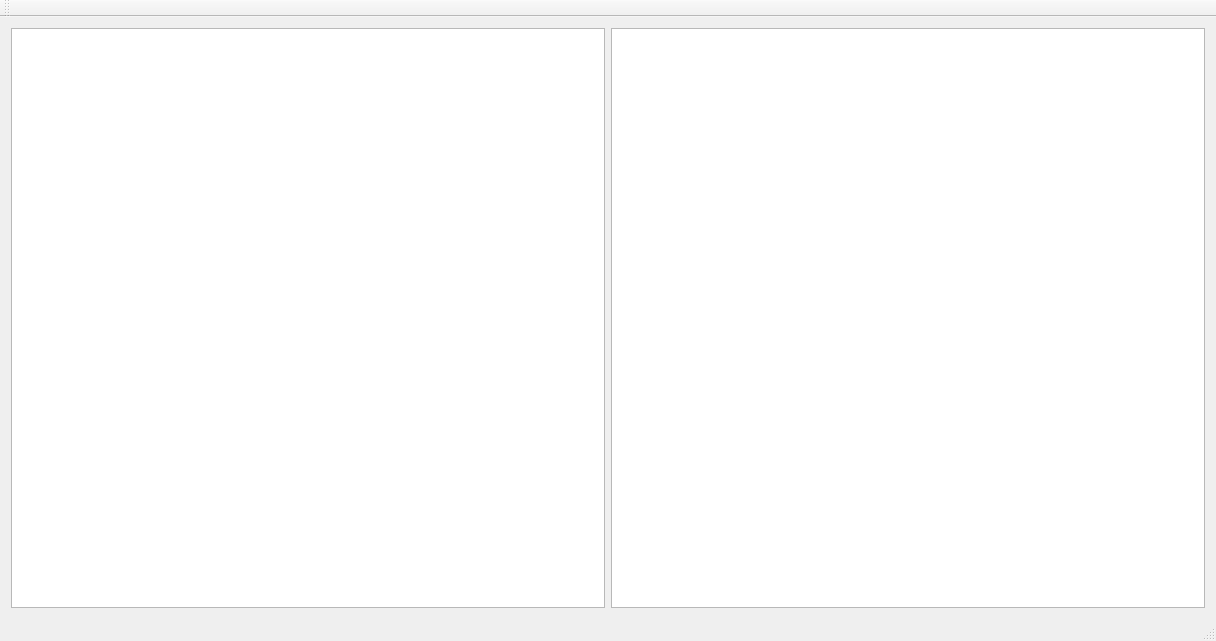
<?xml version="1.0" encoding="UTF-8"?>
<ui version="4.0">
 <class>MainWindow</class>
 <widget class="QMainWindow" name="MainWindow">
  <property name="geometry">
   <rect>
    <x>0</x>
    <y>0</y>
    <width>1216</width>
    <height>641</height>
   </rect>
  </property>
  <property name="windowTitle">
   <string>CashPiles</string>
  </property>
  <widget class="QWidget" name="centralWidget">
   <layout class="QHBoxLayout" name="horizontalLayout">
    <item>
     <widget class="QListWidget" name="accountsList"/>
    </item>
    <item>
     <widget class="QListWidget" name="budgetsList"/>
    </item>
   </layout>
  </widget>
  <widget class="QMenuBar" name="menuBar">
   <property name="geometry">
    <rect>
     <x>0</x>
     <y>0</y>
     <width>1216</width>
     <height>21</height>
    </rect>
   </property>
  </widget>
  <widget class="QToolBar" name="mainToolBar">
   <attribute name="toolBarArea">
    <enum>TopToolBarArea</enum>
   </attribute>
   <attribute name="toolBarBreak">
    <bool>false</bool>
   </attribute>
  </widget>
  <widget class="QStatusBar" name="statusBar"/>
 </widget>
 <layoutdefault spacing="6" margin="11"/>
 <resources/>
 <connections/>
</ui>
